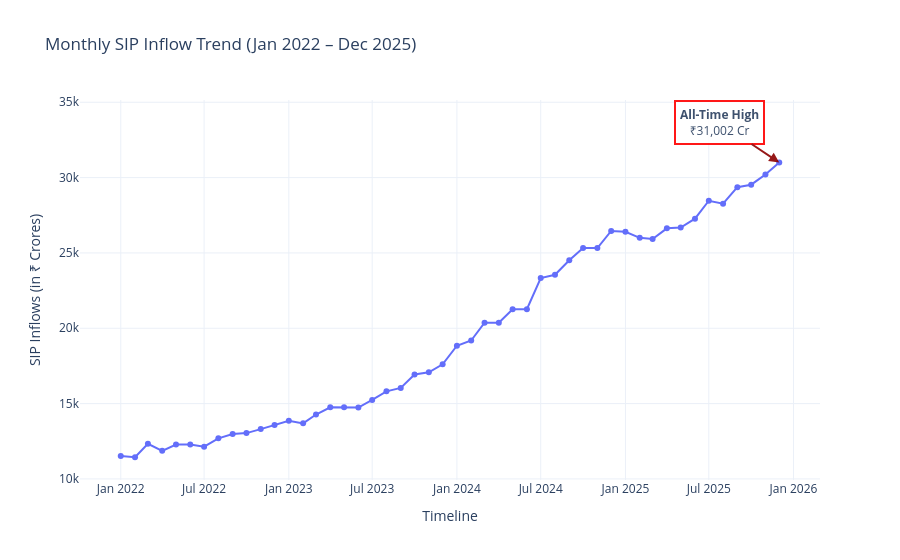

Notebook code cell kept with this figure:
### Markdown cell above
**Insight 2: AUM Growth by Fund House**
State Bank of India (SBI) Mutual Fund demonstrates clear market dominance, with its total Assets Under Management (AUM) aggressively scaling to eclipse the ₹12.5 Lakh Crore mark by 2025, far outstripping its nearest competitors. *(Reference: 02_aum_growth.png)*

### Code cell
# Cell 4: Monthly SIP Inflow Time-Series (Jan 2022 - Dec 2025)
import pandas as pd
import plotly.express as px
import os

sip_path = "../data/raw/04_monthly_sip_inflows.csv"
output_dir = "../reports/charts"

try:
    df_sip = pd.read_csv(sip_path)
    
    # Proactively printing columns to the terminal console so we can see what we are working with
    print("Columns found in SIP dataset:", df_sip.columns.tolist())
    
    # Standardize column names dynamically based on what's usually in this file
    # (Maps variations like 'Month/Year' or 'sip_amount_crore' safely)
    date_col = [c for c in df_sip.columns if 'date' in c.lower() or 'month' in c.lower()][0]
    amount_col = [c for c in df_sip.columns if 'amount' in c.lower() or 'inflow' in c.lower() or 'crore' in c.lower()][0]
    
    df_sip['parsed_date'] = pd.to_datetime(df_sip[date_col])
    df_sip = df_sip.sort_values('parsed_date')
    
    # Create the time-series plot
    fig = px.line(
        df_sip, 
        x='parsed_date', 
        y=amount_col,
        title='Monthly SIP Inflow Trend (Jan 2022 – Dec 2025)',
        labels={'parsed_date': 'Timeline', amount_col: 'SIP Inflows (in ₹ Crores)'},
        markers=True
    )
    
    # Annotate the All-Time High in Dec 2025
    fig.add_annotation(
        x="2025-12-01",  # Targets December 2025 on the X-axis
        y=31002,         # The specific target height
        text="<b>All-Time High</b><br>₹31,002 Cr",
        showarrow=True,
        arrowhead=2,
        arrowsize=1,
        arrowwidth=2,
        arrowcolor="darkred",
        ax=-60,          # Positions the text box slightly to the left
        ay=-40,          # Positions the text box slightly above the line
        bordercolor="red",
        borderwidth=2,
        borderpad=4,
        bgcolor="white",
        opacity=0.9
    )
    
    # Clean up the visual layout
    fig.update_layout(
        hovermode="x unified",
        template="plotly_white"
    )
    
    # Render interactive plot
    fig.show()
    
    # Save chart as PNG
    fig.write_image(f"{output_dir}/03_sip_inflow_trend.png", width=1200, height=600)
    print("✅ Success: SIP Inflow chart rendered and saved successfully.")

except Exception as e:
    print(f"❌ An error occurred while generating the SIP chart: {e}")

### Figure 1 — Plotly figure (JSON) as saved in the notebook; plotly's stock layout.template omitted (floating-point values rounded to 4 significant figures)
{"data": [{"hovertemplate": "Timeline=%{x}<br>SIP Inflows (in ₹ Crores)=%{y}<extra></extra>", "legendgroup": "", "line": {"color": "#636efa", "dash": "solid"}, "marker": {"symbol": "circle"}, "mode": "lines+markers", "name": "", "orientation": "v", "showlegend": false, "type": "scatter", "x": ["2022-01-01T00:00:00", "2022-02-01T00:00:00", "2022-03-01T00:00:00", "2022-04-01T00:00:00", "2022-05-01T00:00:00", "2022-06-01T00:00:00", "2022-07-01T00:00:00", "2022-08-01T00:00:00", "2022-09-01T00:00:00", "2022-10-01T00:00:00", "2022-11-01T00:00:00", "2022-12-01T00:00:00", "2023-01-01T00:00:00", "2023-02-01T00:00:00", "2023-03-01T00:00:00", "2023-04-01T00:00:00", "2023-05-01T00:00:00", "2023-06-01T00:00:00", "2023-07-01T00:00:00", "2023-08-01T00:00:00", "2023-09-01T00:00:00", "2023-10-01T00:00:00", "2023-11-01T00:00:00", "2023-12-01T00:00:00", "2024-01-01T00:00:00", "2024-02-01T00:00:00", "2024-03-01T00:00:00", "2024-04-01T00:00:00", "2024-05-01T00:00:00", "2024-06-01T00:00:00", "2024-07-01T00:00:00", "2024-08-01T00:00:00", "2024-09-01T00:00:00", "2024-10-01T00:00:00", "2024-11-01T00:00:00", "2024-12-01T00:00:00", "2025-01-01T00:00:00", "2025-02-01T00:00:00", "2025-03-01T00:00:00", "2025-04-01T00:00:00", "2025-05-01T00:00:00", "2025-06-01T00:00:00", "2025-07-01T00:00:00", "2025-08-01T00:00:00", "2025-09-01T00:00:00", "2025-10-01T00:00:00", "2025-11-01T00:00:00", "2025-12-01T00:00:00"], "xaxis": "x", "y": [11517, 11438, 12328, 11863, 12286, 12276, 12140, 12694, 12976, 13040, 13306, 13573, 13856, 13687, 14276, 14749, 14749, 14734, 15245, 15814, 16042, 16928, 17073, 17610, 18838, 19187, 20371, 20371, 21262, 21262, 23332, 23547, 24509, 25323, 25320, 26459, 26400, 25999, 25926, 26632, 26688, 27274, 28464, 28265, 29361, 29529, 30200, 31002], "yaxis": "y"}], "layout": {"annotations": [{"arrowcolor": "darkred", "arrowhead": 2, "arrowsize": 1, "arrowwidth": 2, "ax": -60, "ay": -40, "bgcolor": "white", "bordercolor": "red", "borderpad": 4, "borderwidth": 2, "opacity": 0.9, "showarrow": true, "text": "<b>All-Time High</b><br>₹31,002 Cr", "x": "2025-12-01", "y": 31002}], "hovermode": "x unified", "legend": {"tracegroupgap": 0}, "title": {"text": "Monthly SIP Inflow Trend (Jan 2022 – Dec 2025)"}, "xaxis": {"anchor": "y", "domain": [0, 1], "title": {"text": "Timeline"}}, "yaxis": {"anchor": "x", "domain": [0, 1], "title": {"text": "SIP Inflows (in ₹ Crores)"}}}}
